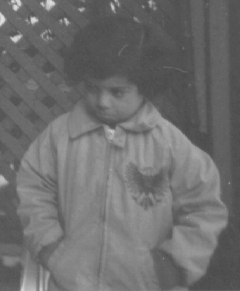
%> input picture TIM/TP/MyTpTIM/Image_jpg/fillette.jpg, 240 x 291 px
$ octave TP_Rehaussement.m   (GNU Octave 9; MATLAB toolbox functions it lacks are replaced by stand-ins)
%> lines starting %> are read from the running program, lines starting %| are printed output that depends on the picture
### TIM/TP/MyTpTIM/TP3/draw_fig_hist_black_and_white.m
function draw_fig_hist_black_and_white(pic,title_fig)
%function draw_fig_hist_black_and_white(pic,h,title_fig)
%
%

[eff, pos] = hist(double(pic(:)),50);

%affichage des r閟ultats
% _ histogramme et image
figure
subplot(1,2,1);

bar(pos,eff, 'b');

subplot(1,2,2);
colormap(gray(256));
imagesc(pic);
colorbar
axis equal
axis off
title(title_fig)

### TIM/TP/MyTpTIM/TP3/TP_Rehaussement.m
%-----------------------------------------------------
% UE Traitement d'Image M1 Info
% Année 2013 - 2014
% TP3 programme TP_Rehaussement.m
% Objectifs :
%  - Filtrage Passe Haut
%  - Rehaussement de contraste dans une image
%
%------------------------------------------------------

%Fermer toutes les figures et vider la mémoire
close all
clear

%Rajouter le path de votre répertoire Utils
addpath ('..\Utils')

%Nom du répertoire des images JPG
dir_ima='..\Image_jpg';

% [6 lines of commented-out code are left out]
nom_ima = 'fillette.jpg';
%nom_ima = 'cameraman.jpg';
%nom_ima = 'graines.jpg';
%nom_ima = 'ex1_passe-haut.jpg';

%lecture de l'image
ima=imread([dir_ima '\' nom_ima ]);
%> ima is the input picture: size 291x240 uint8; min 74, max 224, mean 110.3

ima = double(ima);
%> ima: size 291x240 double
% Si l'image est en RGB, décommentez la ligne suivante :
%ima = 0.299*ima(:,:,1)+0.587*ima(:,:,2)+0.114*ima(:,:,3);


%dynamique de l'image
ima_max = max(ima(:))
%> ima_max = 224
ima_min = min(ima(:))
%> ima_min = 74
ima_moy = mean(ima(:))
%> ima_moy = 110.3

sprintf('Image originale, max : %7.2f , min : %7.2f , moy : %7.2f \n',ima_max, ima_min, ima_moy)

%AFFICHAGE
draw_fig_hist_black_and_white(ima,'image originale')
%> in draw_fig_hist_black_and_white, `[eff, pos] = hist(double(pic(:)),50);`: eff = 50 values, max 6797 at index 3, min 4 at index 48, mean 1396.8; pos = 50 values from 75.5 to 222.5

disp('Pause : Passe Haut ')
pause

%Filtrage Passe Haut 3 x 3
%Image filtée Passe Haut : Image originale - Image filtrée Passe Bas
%Former le noyau du filtre Passe Haut à partir de son opposé Passe Bas
%--------------- A FAIRE----------------------%
%Ker_PB = .....;
taille_kernel = 3;
choix_filtre = 1;
if(choix_filtre == 1)
    Ker_PB = [1 1];
    for j=1:taille_kernel-2
        Ker_PB = conv2(Ker_PB, [1 1]);
    end
    Ker_PB=Ker_PB'*Ker_PB;
    Ker_PB = Ker_PB.*(1/(sum(sum(Ker_PB))));
elseif(choix_filtre == 2)
    Ker_PB=ones(taille_kernel).*(1/power(taille_kernel,2));
end
%Ker_PH = ......;
Ker_imp = zeros(taille_kernel, taille_kernel);
Ker_imp((taille_kernel+1)/2, (taille_kernel+1)/2) = 1;
Ker_PH = Ker_imp - Ker_PB;

%Convolution avec l'image
ima_PH = conv2(ima, Ker_PH, 'same');
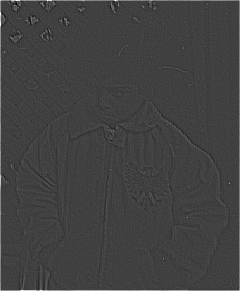
%> ima_PH: size 291x240 double; min -21.56, max 63.25, mean 0.4; drawn with min black and max white

%dynamique de l'image
ima_PH_max = max(ima_PH(:));
%> ima_PH_max = 63.25
ima_PH_min = min(ima_PH(:));
%> ima_PH_min = -21.56
ima_PH_moy = mean(ima_PH(:));
%> ima_PH_moy = 0.388

sprintf('Image Passe Haut, max : %7.2f , min : %7.2f , moy : %7.2f \n',ima_PH_max, ima_PH_min, ima_PH_moy)

%AFFICHAGE
draw_fig_hist_black_and_white(ima_PH,'image Passe Haut')
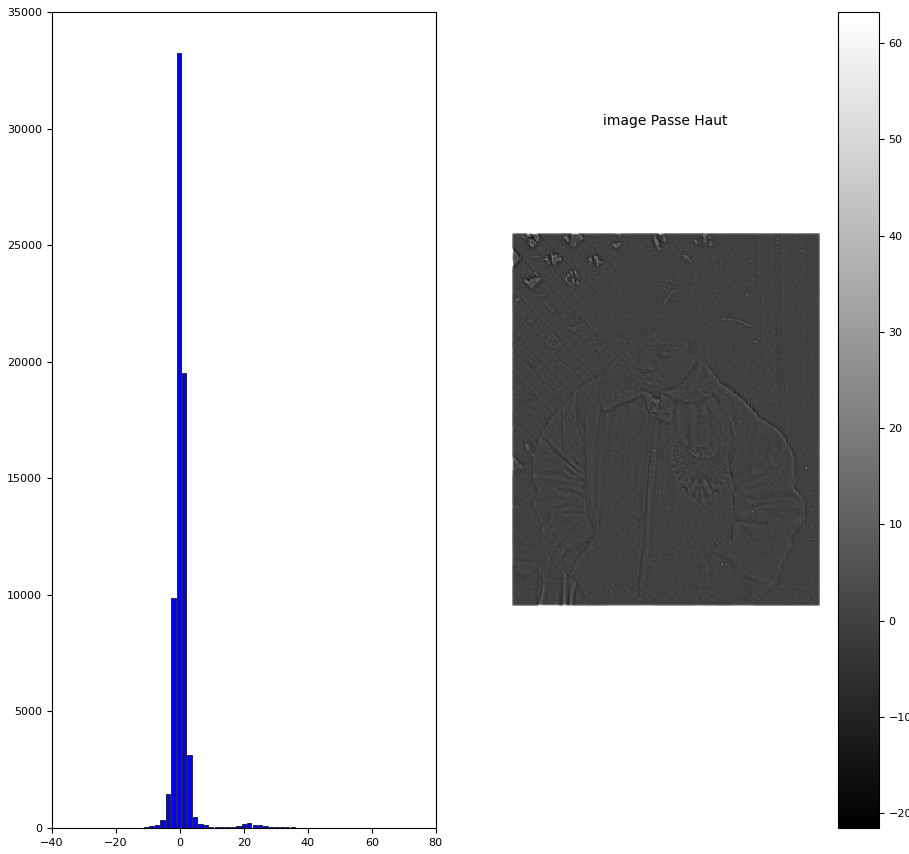
%> figure redrawn from the program's plot data, 2 panels

%Interpréter l'affichage obtenu. Que faut-il faire pour afficher
%correctement l'information ?
% => L'ajouter à l'image d'origine ! (avec le réhaussement)


disp('Pause : Rehaussement ')
pause

%Filtrage Passe Haut de rehaussement
%Image réhaussée = image originale + alpha * image filtrée passe haut
%Former le noyau de convolution du filtre équivalent
%alpha = ... ;
%Ker_RH = ..... ;
alpha = 0.5;
%Ker_L = [-1 -1 -1;-1 8 -1;-1 -1 -1];
%Ker_RHL = Ker_imp + alpha*Ker_L;
Ker_RH = Ker_imp + alpha*Ker_PH;
%Convolution avec l'image
ima_RH = conv2(ima, Ker_RH, 'same');

%dynamique de l'image
ima_RH_max = max(ima_RH(:));
%> ima_RH_max = 249.9
ima_RH_min = min(ima_RH(:));
%> ima_RH_min = 72.41
ima_RH_moy = mean(ima_RH(:));
%> ima_RH_moy = 110.5

ima_RH_nm_dym = ((ima_RH-ima_RH_min)/(ima_RH_max-ima_RH_min))*(ima_max-ima_min)+ima_min;
%dynamique de l'image
ima_RH_dym_max = max(ima_RH_nm_dym(:));
%> ima_RH_dym_max = 224
ima_RH_dym_min = min(ima_RH_nm_dym(:));
%> ima_RH_dym_min = 74
ima_RH_dym_moy = mean(ima_RH_nm_dym(:));
%> ima_RH_dym_moy = 106.2
sprintf('Image réhaussée, max : %7.2f , min : %7.2f , moy : %7.2f \n',ima_RH_max, ima_RH_min, ima_RH_moy)

%AFFICHAGE
draw_fig_hist_black_and_white(ima_RH_nm_dym,['image réhaussée, alpha = ' num2str(alpha)])
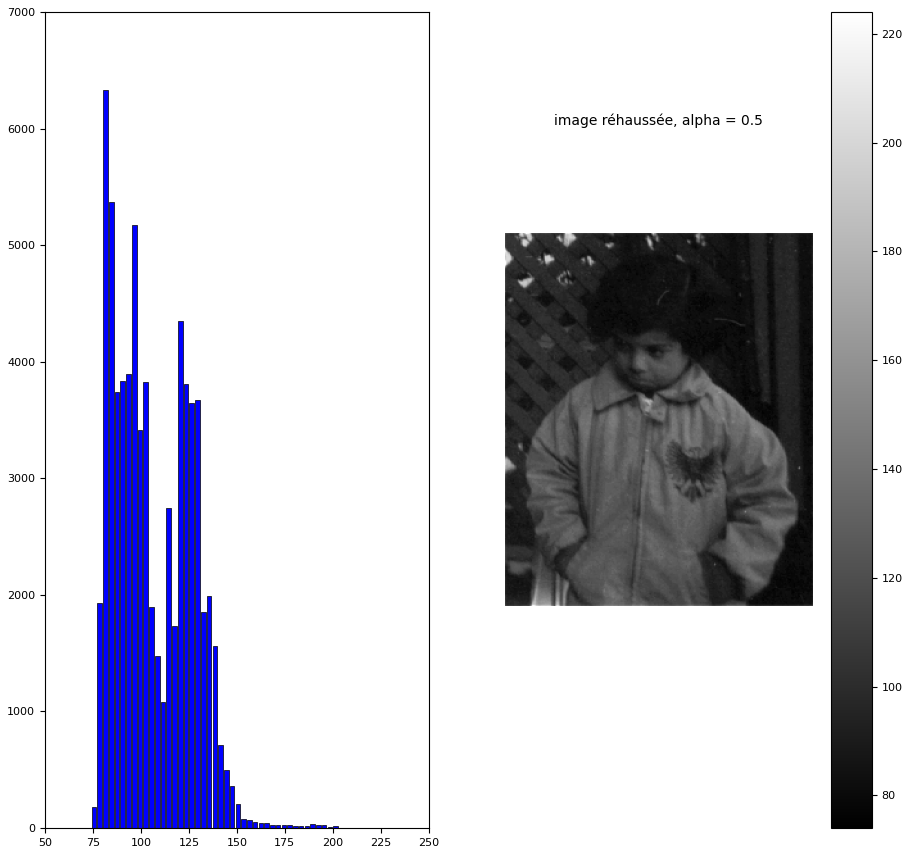
%> figure redrawn from the program's plot data, 2 panels

%Troncature entre 0 et 255
ima_RH_tronc = min(max(ima_RH, ima_min), ima_max);

%AFFICHAGE
draw_fig_hist_black_and_white(ima_RH_tronc,['image réhaussée tronc, alpha = ' num2str(alpha)])
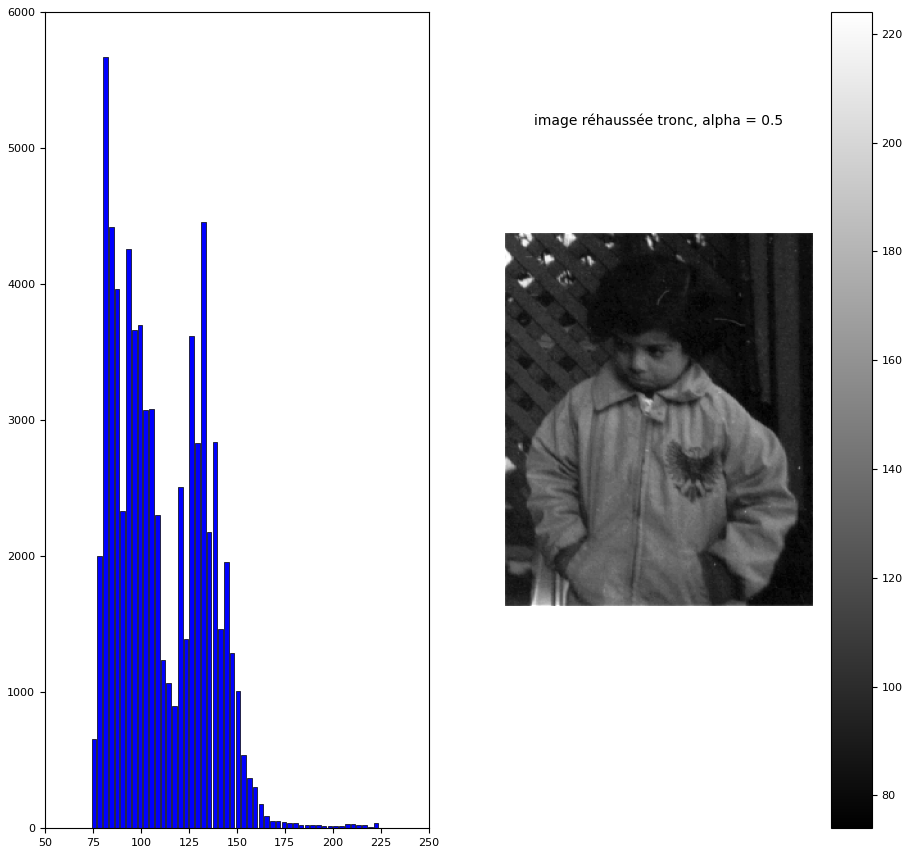
%> figure redrawn from the program's plot data, 2 panels

%Interpréter l'affichage obtenu. Mettre en relation l'histogramme à gauche
%et l'image correspondante à droite. Que constatez vous ?

%Modifier l'image pour afficher integralement toute l'information dans
%l'image rehaussée. Faire l'affichage. Commenter le résultat obtenu


disp('Pause : Nouvelle itération du filtre rehausseur ')
pause
%On réitère le filtre rehausseur
ima_RH2 = conv2(ima_RH, Ker_RH, 'same');
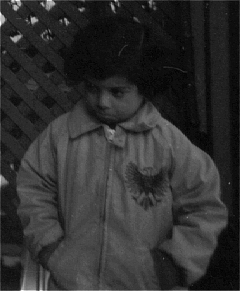
%> ima_RH2: size 291x240 double; min 70.12, max 286.8, mean 110.7; drawn with min black and max white

%dynamique de l'image
ima_RH2_max = max(ima_RH2(:));
%> ima_RH2_max = 286.8
ima_RH2_min = min(ima_RH2(:));
%> ima_RH2_min = 70.12
ima_RH2_moy = mean(ima_RH2(:));
%> ima_RH2_moy = 110.7

ima_RH2_nm_dym = ((ima_RH2-ima_RH2_min)/(ima_RH2_max-ima_RH2_min))*(ima_max-ima_min)+ima_min;
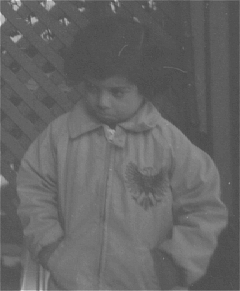
%> ima_RH2_nm_dym: size 291x240 double; min 74, max 224, mean 102.1
%dynamique de l'image
ima_RH2_dym_max = max(ima_RH2_nm_dym(:));
%> ima_RH2_dym_max = 224
ima_RH2_dym_min = min(ima_RH2_nm_dym(:));
%> ima_RH2_dym_min = 74
ima_RH2_dym_moy = mean(ima_RH2_nm_dym(:));
%> ima_RH2_dym_moy = 102.1

sprintf('Image réhaussée 2 fois, max : %7.2f , min : %7.2f , moy : %7.2f \n',ima_RH2_max, ima_RH2_min, ima_RH2_moy)
%AFFICHAGE
draw_fig_hist_black_and_white(ima_RH2,['image réhaussée, alpha = ' num2str(alpha)])
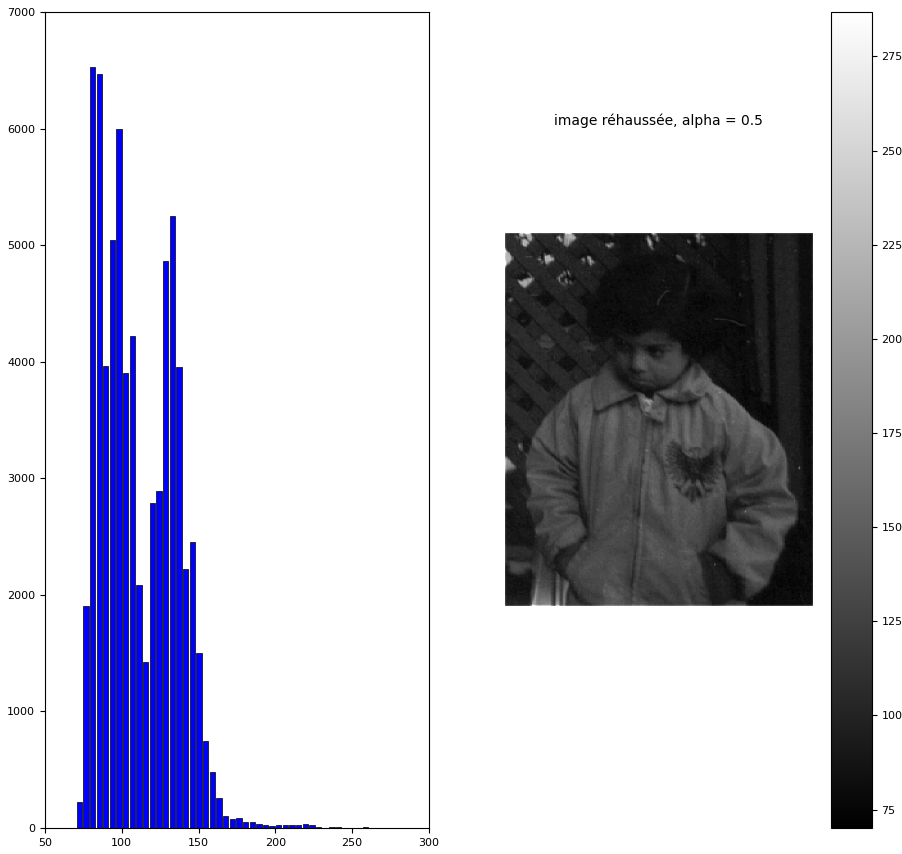
%> figure redrawn from the program's plot data, 2 panels

ima_RH2_tronc = min(max(ima_RH2, ima_min), ima_max);
%AFFICHAGE
draw_fig_hist_black_and_white(ima_RH2_tronc,['image réhaussée 2 fois tronc, alpha = ' num2str(alpha)])
